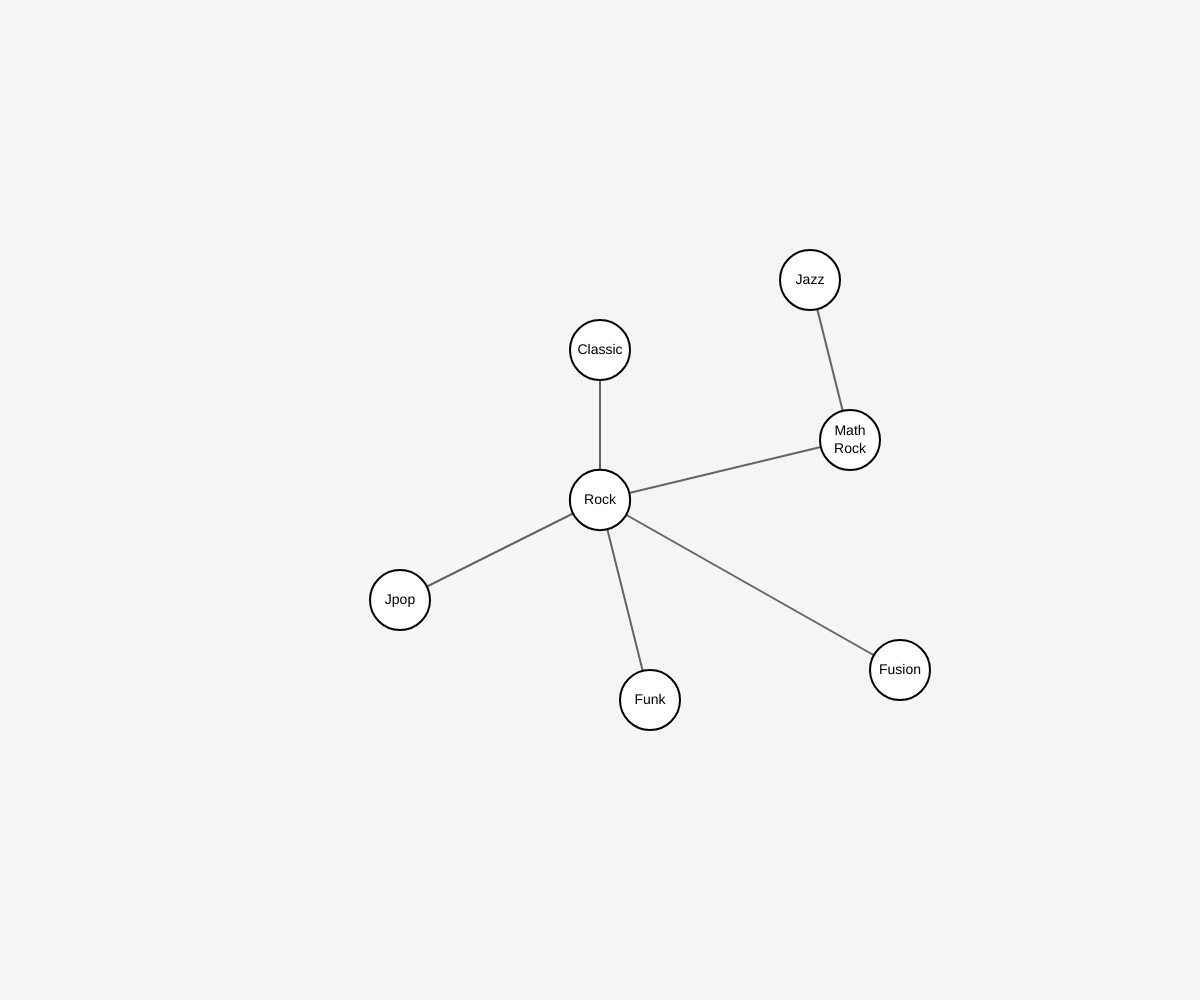
Frame 1 (no input)
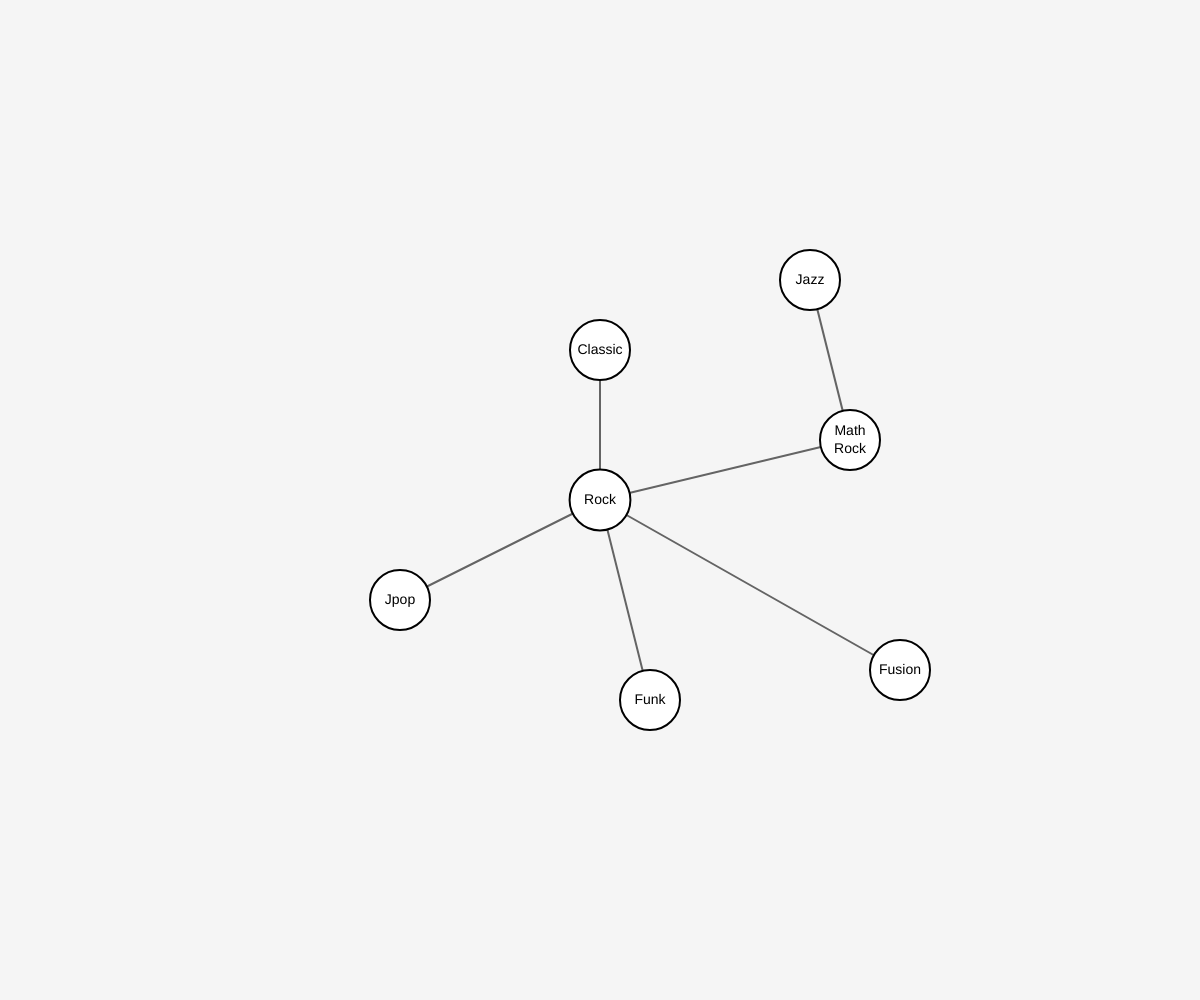
Frame 60 (no input)
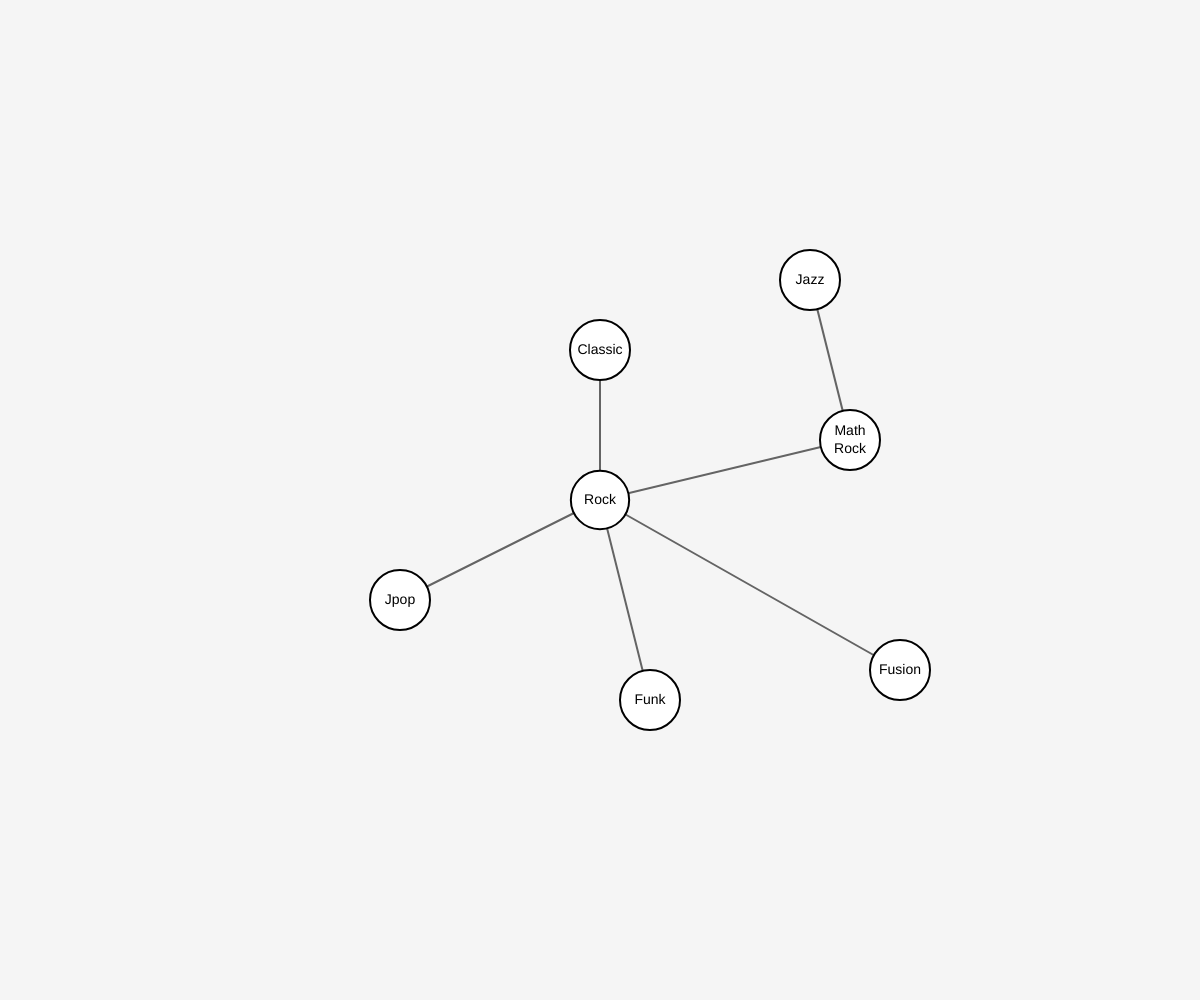
Frame 120 (the mouse pressed at the canvas centre since frame 60)

The p5.js sketch that drew these frames (run headless with seeded random() and noise() and a simulated clock; from frame 60 on, the mouse is pressed at the canvas centre):

// p5.js sketch
// ── sketch.js
// --- データ設定 ---
let nodes = [];
let targetCenterNodeId = 'rock'; // 現在中心にいるノードID
let selectedNodeId = null;       // 【変更】現在1クリック目で「選択（ロックオン）」されているノードID

const nodeSize = 60; // 点の大きさ（半径）
const ease = 0.08;   // 移動の滑らかさ
const pulseSpeed = 0.05; // 鼓動のスピード
const pulseRange = 6;  // 鼓動の範囲

// データ本体 (名前,ID,初期のtarget座標)
let nodeData = {
  'rock':    { label: "Rock",    targetX: 0,   targetY: 0 },
  'classic': { label: "Classic", targetX: 0,   targetY: -150 },
  'jpop':    { label: "Jpop",    targetX: -200, targetY: 100 },
  'funk':    { label: "Funk",    targetX: 50,  targetY: 200 },
  'fusion':  { label: "Fusion",  targetX: 300, targetY: 170 },
  'math':    { label: "Math\nRock", targetX: 250, targetY: -60 },
  'jazz':    { label: "Jazz",    targetX: 210, targetY: -220 }
};

// 接続データ (IDペアの配列)
const connections = [
  ['rock', 'classic'],
  ['rock', 'jpop'],
  ['rock', 'funk'],
  ['rock', 'fusion'],
  ['rock', 'math'],
  ['math', 'jazz']
];

function setup() {
  createCanvas(windowWidth, windowHeight);
  
  // 初期データの構築
  for (let id in nodeData) {
    let data = nodeData[id];
    nodes.push({
      id: id,
      label: data.label,
      x: data.targetX, 
      y: data.targetY,
      targetX: data.targetX,
      targetY: data.targetY
    });
  }
}

function draw() {
  background(245);

  // キャンバスの中心を(0,0)にずらす
  translate(width / 2, height / 2);

  // --- 1. アニメーション計算 ---
  for (let node of nodes) {
    node.x += (node.targetX - node.x) * ease;
    node.y += (node.targetY - node.y) * ease;
  }

  // --- 2. 線の描画 ---
  stroke(100);
  strokeWeight(2);
  noFill();

  for (let conn of connections) {
    let nodeA = findNodeById(conn[0]);
    let nodeB = findNodeById(conn[1]);
    if (nodeA && nodeB) {
      line(nodeA.x, nodeA.y, nodeB.x, nodeB.y);
    }
  }

  // --- 3. 点（円）の描画 ---
  for (let node of nodes) {
    stroke(0);
    strokeWeight(2);
    fill(255);

    // 基本のサイズ
    let d = nodeSize;

    // 【中心にいるジャンル】は常にフワフワと鼓動させる
    if (node.id === targetCenterNodeId) {
      d = nodeSize + sin(frameCount * pulseSpeed) * pulseRange;
    }
    
    ellipse(node.x, node.y, d, d);

    // 【1回クリックされて選択中（ロックオン）のジャンル】に枠線を表示
    if (node.id === selectedNodeId) {
      noFill();
      stroke(0); // 黒い太枠（色をつけたい場合はここを変える）
      strokeWeight(3);
      // 選択枠も少し大きめに表示して目立たせる
      ellipse(node.x, node.y, nodeSize + 12, nodeSize + 12);
    }
  }

  // --- 4. 文字の描画 ---
  noStroke();
  fill(0);
  textAlign(CENTER, CENTER);
  textSize(14);
  
  for (let node of nodes) {
    text(node.label, node.x, node.y);
  }
}

// --- イベント処理 ---

function mousePressed() {
  // マウス座標をキャンバスの中心基準に直す
  let mx = mouseX - width / 2;
  let my = mouseY - height / 2;

  // どの点がクリックされたか判定
  for (let node of nodes) {
    let d = dist(mx, my, node.x, node.y);
    
    if (d < nodeSize / 2) {
      // 現在中心にいるジャンルをクリックした場合は何もしない
      if (node.id === targetCenterNodeId) break;

      // 【判定ロジック】
      // すでに選択（ロックオン）されているジャンルを、もう一度クリックした場合
      if (node.id === selectedNodeId) {
        // かつ、現在の中心と繋がっていれば移動する
        if (isConnected(targetCenterNodeId, node.id)) {
          setNewCenter(node.id);
          selectedNodeId = null; // 移動したらロックオンは解除
        } else {
          console.log(`直接繋がっていないため移動できません。`);
        }
      } 
      // まだ選択されていないジャンルを初めてクリックした場合
      else {
        // 繋がっているジャンルしか選択できないようにする
        if (isConnected(targetCenterNodeId, node.id)) {
          selectedNodeId = node.id; // ロックオン状態にする
        } else {
          console.log(`繋がっていないジャンルは選択できません。`);
        }
      }
      break;
    }
  }
}

// --- 補助関数 ---

function isConnected(idA, idB) {
  for (let conn of connections) {
    if ((conn[0] === idA && conn[1] === idB) || (conn[0] === idB && conn[1] === idA)) {
      return true;
    }
  }
  return false;
}

function findNodeById(id) {
  return nodes.find(n => n.id === id);
}

function setNewCenter(newCenterId) {
  let newCenterNode = findNodeById(newCenterId);
  if (!newCenterNode) return;

  newCenterNode.targetX = 0;
  newCenterNode.targetY = 0;
  
  for (let node of nodes) {
    if (node.id === newCenterId) continue;
    
    let originalData = nodeData[node.id];
    let centerData = nodeData[newCenterId];
    
    node.targetX = originalData.targetX - centerData.targetX;
    node.targetY = originalData.targetY - centerData.targetY;
  }
  
  targetCenterNodeId = newCenterId;
}

function windowResized() {
  resizeCanvas(windowWidth, windowHeight);
}
// ── style.css
/* 全体のリセット */
html, body {
    margin: 0;
    padding: 0;
    overflow: hidden; /* スクロールバーを隠す */
    background-color: #e2f4fd; /* 画像のような薄い水色 */
    font-family: sans-serif;
}

canvas {
    display: block; /* 下部にできる謎の隙間を消す */
}
